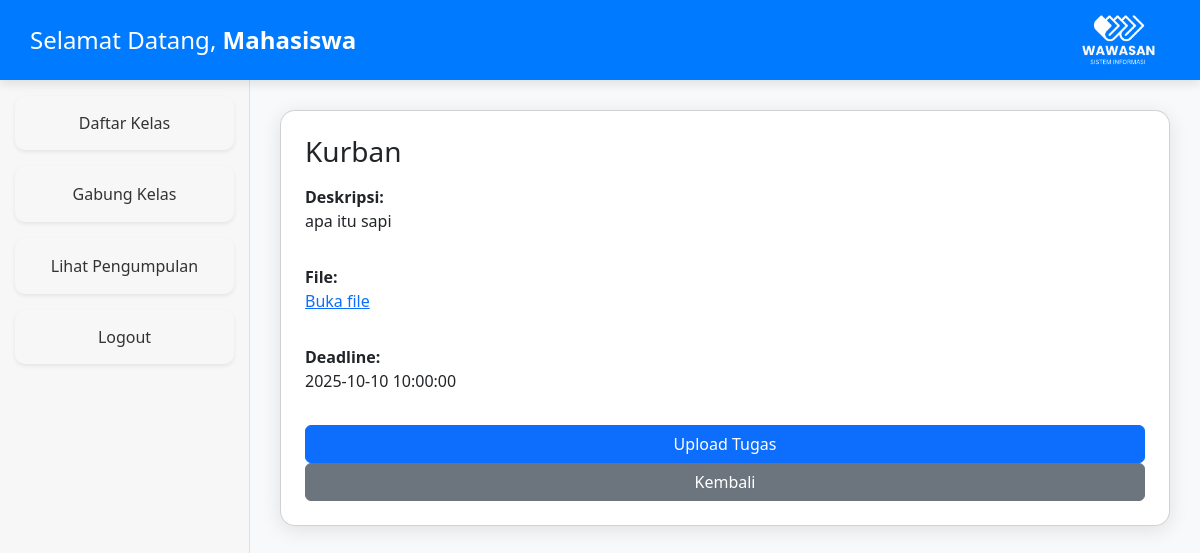
/detail_tugas_mahasiswa.php?tugas_id=5 (signed in), run on the app's committed database.
### tables this page shows
CREATE TABLE `users` (
  `id` int(11) NOT NULL,
  `email` varchar(100) NOT NULL,
  `nama` varchar(100) DEFAULT NULL,
  `password` varchar(255) NOT NULL,
  `role` enum('dosen','mahasiswa') NOT NULL
);

CREATE TABLE `tugas` (
  `id` int(11) NOT NULL,
  `kelas_id` int(11) DEFAULT NULL,
  `judul` varchar(100) DEFAULT NULL,
  `deskripsi` text DEFAULT NULL,
  `file` varchar(255) DEFAULT NULL,
  `deadline` datetime DEFAULT NULL
);

### detail_tugas_mahasiswa.php (the view, shortened to what this page needs)
<?php
include "koneksi.php";
$mahasiswa_id = $_SESSION['user_id'];
$mahasiswa = mysqli_fetch_assoc(mysqli_query($conn, "SELECT nama FROM users WHERE id = $mahasiswa_id"));
$tugas_id = intval($_GET['tugas_id']);
$query = mysqli_query($conn, "SELECT * FROM tugas WHERE id = $tugas_id");
$tugas = mysqli_fetch_assoc($query);
?>
<!DOCTYPE html>
<html lang="id">
<head>
    <link href="https://cdn.jsdelivr.net/npm/bootstrap@5.3.0/dist/css/bootstrap.min.css" rel="stylesheet">
</head>
<body>
<div class="header d-flex justify-content-between align-items-center">
    <h4 class="mb-0">Selamat Datang, <strong><?= htmlspecialchars($mahasiswa['nama'] ?? 'Mahasiswa') ?></strong></h4>
    <div>
        <img src="wwws.png" alt="Logo" style="height: 50px; margin-right: 15px;">
    </div>
</div>
<div class="sidebar">
    <a href="dashboard_mahasiswa.php" class="text-center mt-3 shadow-sm">Daftar Kelas</a>
    <a href="gabung_kelas_mahasiswa.php" class="btn mt-3 shadow-sm">Gabung Kelas</a>
    <a href="lihat_pengumpulan_mahasiswa.php" class="btn mt-3 shadow-sm">Lihat Pengumpulan</a>
    <a href="logout.php" class="text-center mt-3 shadow-sm">Logout</a>
</div>
<div class="content">
    <div class="card p-4 card-class">
        <h3 class="mb-3"><?= htmlspecialchars($tugas['judul']) ?></h3>
        <div class="mb-3">
            <strong>Deskripsi:</strong>
            <p><?= nl2br(htmlspecialchars($tugas['deskripsi'])) ?></p>
        </div>
        <?php if (!empty($tugas['file'])): ?>
            <div class="mb-3">
                <strong>File:</strong>
                <p><a href="uploads/<?= rawurlencode($tugas['file']) ?>" target="_blank">Buka file</a></p>
            </div>
        <?php endif; ?>
        <div class="mb-3">
            <strong>Deadline:</strong>
            <p><?= htmlspecialchars($tugas['deadline']) ?></p>
        </div>
        <a href="upload_tugas_mahasiswa.php?tugas_id=<?= $tugas['id'] ?>" class="btn btn-primary">Upload Tugas</a>
        <a href="dashboard_mahasiswa.php" class="btn btn-secondary">Kembali</a>
    </div>
</div>
</body>
</html>

### detail_tugas_mahasiswa.php (style rules this page uses)
body { background: #f8f9fa; }
.header { background-color: #007bff; color: white; padding: 15px 30px; position: fixed; top: 0; left: 0; right: 0; z-index: 1000; box-shadow: 0 4px 10px rgba(0,0,0,0.1); }
.sidebar { position: fixed; top: 60px; left: 0; width: 250px; height: calc(100vh - 60px); background-color: #f7f7f7; border-right: 1px solid #dee2e6; padding-top: 20px; }
.sidebar a { text-decoration: none; color: #333; display: block; padding: 15px 20px; border-radius: 10px; margin: 5px 15px; transition: 0.3s; }
.content { margin-top: 80px; margin-left: 250px; padding: 30px; }
.card-class { border-radius: 15px; box-shadow: 0 4px 20px rgba(0,0,0,0.1); transition: 0.3s; }

### data on the page
users: nama "Mahasiswa"
tugas: judul "Kurban", deskripsi "apa itu sapi", deadline "2025-10-10 10:00:00"
